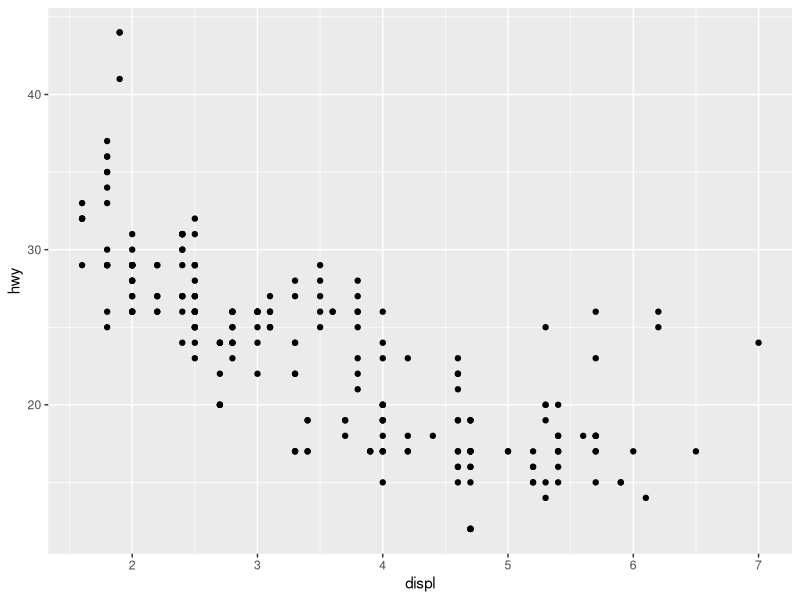
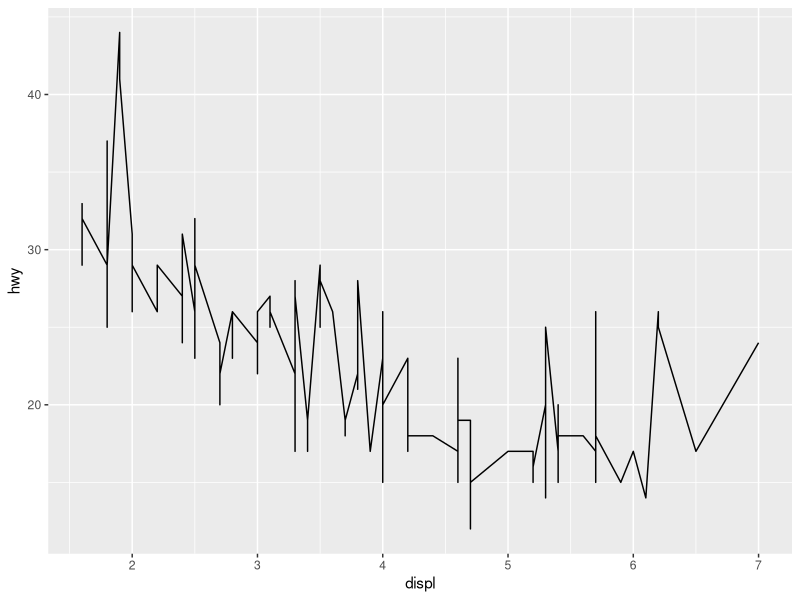
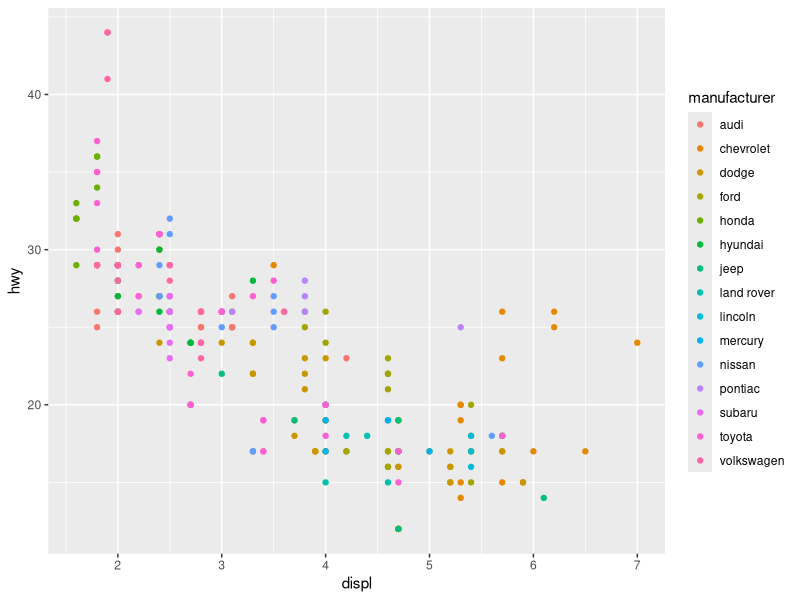
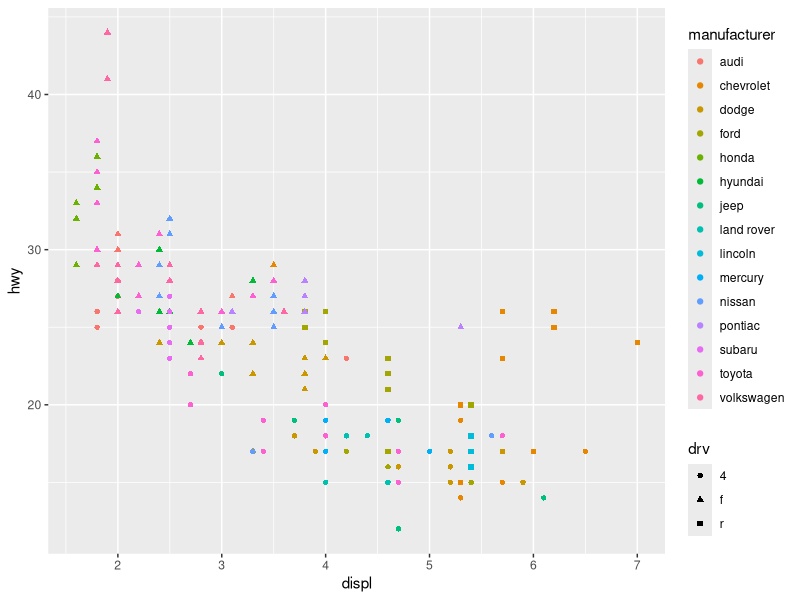
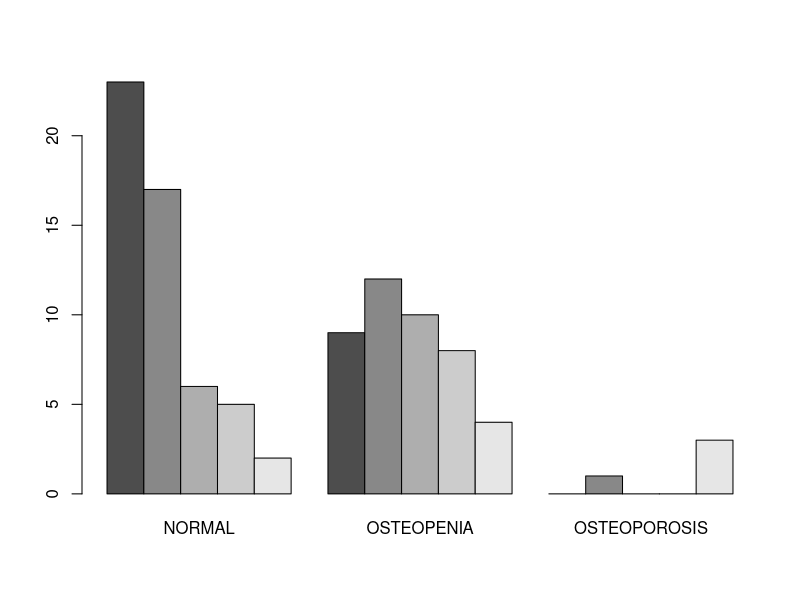
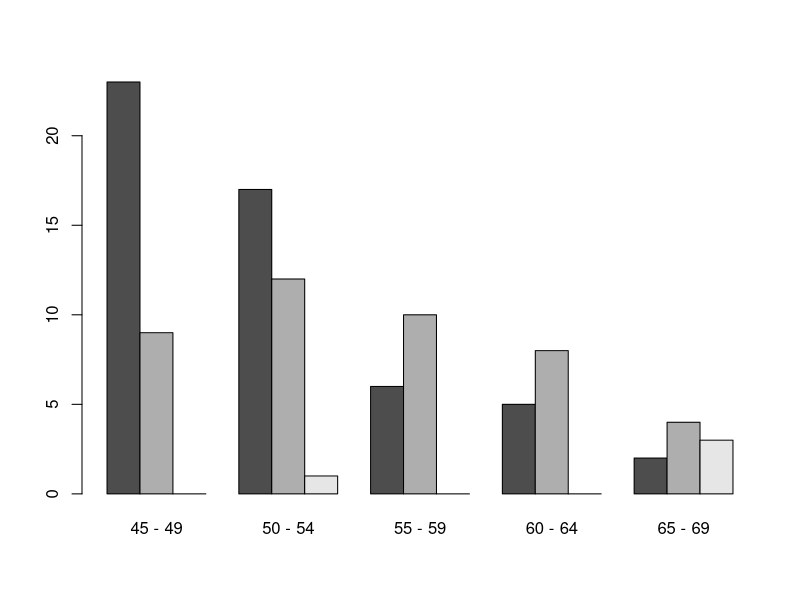
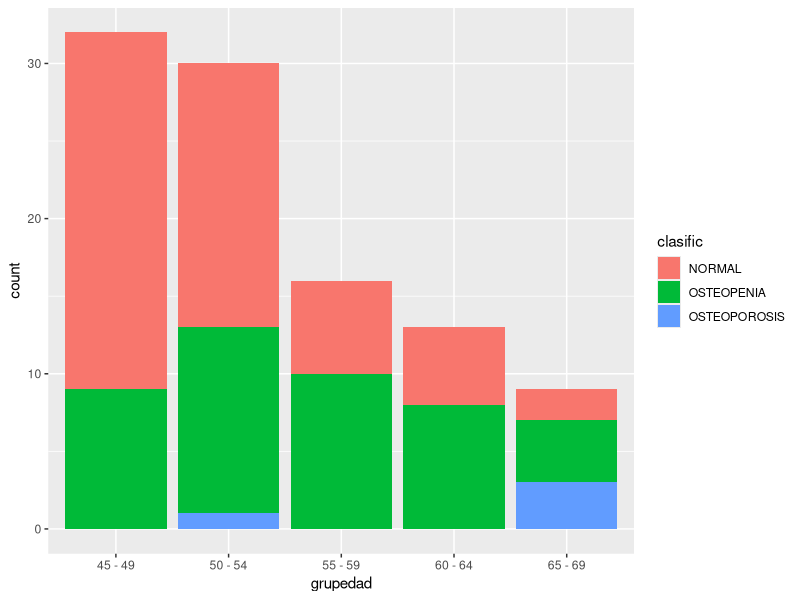
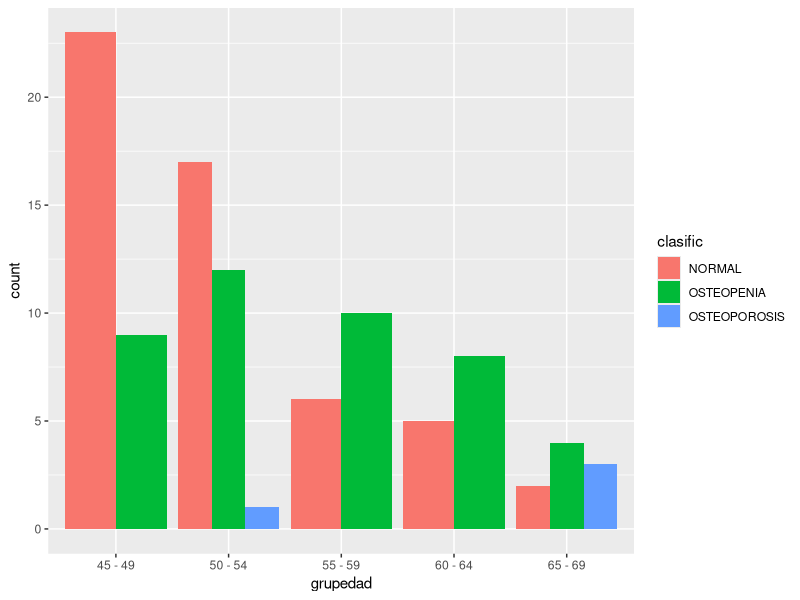

Reproduce these figures in R, in order.
## ---- chunk 1
#install the package
#install.packages(ggplot2)
#load the package
library(ggplot2)
## ---- chunk 2
#see the data
head(mpg)
colnames(mpg)
## ---- chunk 3
#do the basic plot
ggplot(mpg, aes(x = displ, y = hwy)) + 
  geom_point()
## ---- chunk 4
#change to lines
ggplot(mpg, aes(x = displ, y = hwy)) + 
  geom_line()
## ---- chunk 5
#Improving the graphic (color by manufacturer)
ggplot(mpg, aes(x = displ, y = hwy, color = manufacturer)) + 
  geom_point()
## ---- chunk 6
#Improving the graphic II (add shape by drv)
ggplot(mpg, aes(x = displ, y = hwy, color = manufacturer, shape =  drv)) + 
  geom_point()
## ---- chunk 7
#load the data 
osteoporosis <- read.csv2("datasets/osteo100.txt", sep = "\t", header = TRUE, dec = ".", stringsAsFactors = TRUE)

#see the data is correctly loaded
head(osteoporosis)
## ---- chunk 8
#contingency table
tabEdatClassific <- table(osteoporosis$grupedad, osteoporosis$clasific)
tabEdatClassific
## ---- chunk 9
#contingency table in %
prop.table(tabEdatClassific)
## ---- chunk 10
barplot(tabEdatClassific, beside = TRUE)
## ---- chunk 11
barplot(t(tabEdatClassific), beside = TRUE)
## ---- chunk 12
#plot the data: stacket barplot
ggplot(data = osteoporosis, aes(x = grupedad)) +
  geom_bar(aes(fill = clasific))
## ---- chunk 13
#plot the data II: bars side by side
ggplot(data = osteoporosis, aes(x = grupedad)) +
  geom_bar(aes(fill = clasific), position = "dodge")
## ---- chunk 14
#Change colors, legend position, labels and finally save it!
p <- ggplot(data = osteoporosis, aes(x = grupedad)) +
  geom_bar(aes(fill = clasific), position = "dodge")

p + scale_fill_manual(values=c("#8618b1", "blanchedalmond", "red"))

p + theme(legend.position = "bottom")

p + labs(x = "Age group", y = "Women", title = "Osteo disease classified by age group")

pdf("clasific_grupedad.pdf")
  p + labs(x = "Age group", y = "Women", title = "Osteo disease classified by age group")
dev.off()
## ---- chunk 15
tab <- matrix(data = c(120, 60, 50, 70), nrow = 2, ncol = 2, byrow = TRUE)
tab
## ---- chunk 16
#change colnames and rownames
colnames(tab) <- c("Smokers", "Nonsmokers")
rownames(tab) <- c("Men", "Women")
tab
## ---- chunk 17
#Look in %
prop.table(tab)
## ---- chunk 18
#Table of statistics
with(osteoporosis, tapply(bua, list(grupedad), mean, na.rm=TRUE))
## ---- chunk 19
library(dplyr)
osteoporosis %>% 
  group_by(grupedad) %>%
  summarize(mean(edad))
## ---- chunk 20
#Plot the data
bp <- ggplot(osteoporosis, aes(x = grupedad, y = bua)) + 
  geom_boxplot(fill = '#A4A4A4', color = "darkred")
bp

# Box plot with points
# 0.2 : degree of jitter in x direction
bp + geom_jitter(shape = 16, position = position_jitter(0.2)) +
   labs(x = "Age Group", y = "Women", title = "Osteo disease classified by age group")
## ---- chunk 21
# Basic scatter plot
ggplot(osteoporosis, aes(x = peso, y = imc)) + 
  geom_point()

# Change the point size, and shape
ggplot(osteoporosis, aes(x = peso, y = imc)) +
  geom_point(size = 1, shape = 1)

# Color the points depending of another variable
ggplot(osteoporosis, aes(x = peso, y = imc, color = clasific, shape = clasific)) +
  geom_point()

#not always the correlation is good
ggplot(osteoporosis, aes(x = edad, y = imc)) + 
  geom_point()
## ---- chunk 22
#correlation matrix
pairs(osteoporosis[, c("edad", "peso",  "talla", "imc", "bua", "menarqui")])
## ---- chunk 23
#with ggplots
#install.packages(GGally)
library(GGally)
                 
ggpairs(osteoporosis, columns = c("edad", "peso",  "talla", "imc", "bua", "menarqui"), ggplot2::aes(colour = clasific))

## ---- chunk 24
#Pearson correlation
cor(osteoporosis$bua, osteoporosis$edad, method = "pearson")
## ---- chunk 25
#the plot

ggplot(osteoporosis, aes(x = edad, y = bua)) + 
  geom_point()

#Spearman correlation
cor(osteoporosis$bua, osteoporosis$edad, method = "spearman")
